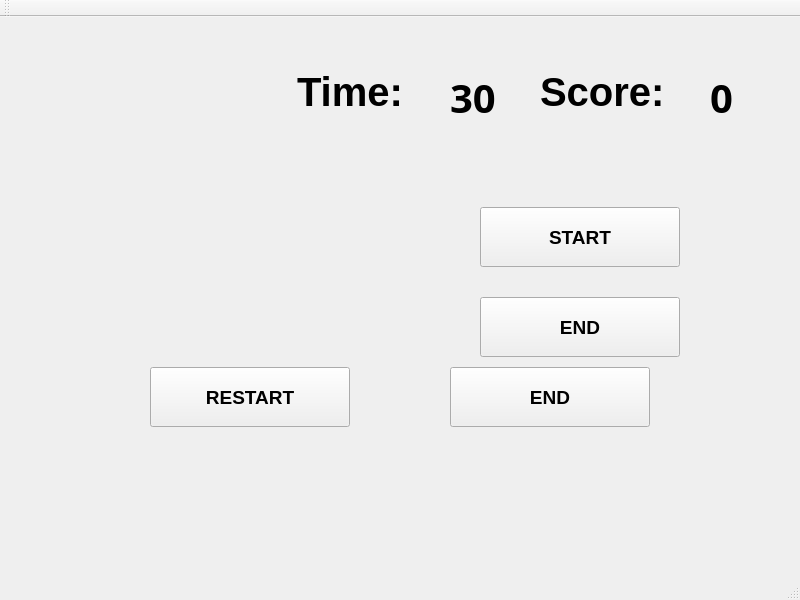
<?xml version="1.0" encoding="UTF-8"?>
<ui version="4.0">
 <class>MainWindow</class>
 <widget class="QMainWindow" name="MainWindow">
  <property name="geometry">
   <rect>
    <x>0</x>
    <y>0</y>
    <width>800</width>
    <height>600</height>
   </rect>
  </property>
  <property name="windowTitle">
   <string>MainWindow</string>
  </property>
  <widget class="QWidget" name="centralWidget">
   <widget class="QLabel" name="girl1">
    <property name="geometry">
     <rect>
      <x>800</x>
      <y>180</y>
      <width>100</width>
      <height>100</height>
     </rect>
    </property>
    <property name="text">
     <string/>
    </property>
    <property name="pixmap">
     <pixmap resource="images.qrc">:/images/girl1.png</pixmap>
    </property>
   </widget>
   <widget class="QLabel" name="boy1">
    <property name="geometry">
     <rect>
      <x>1000</x>
      <y>180</y>
      <width>100</width>
      <height>100</height>
     </rect>
    </property>
    <property name="text">
     <string/>
    </property>
    <property name="pixmap">
     <pixmap resource="images.qrc">:/images/boy1.png</pixmap>
    </property>
   </widget>
   <widget class="QLabel" name="boy2">
    <property name="geometry">
     <rect>
      <x>1100</x>
      <y>180</y>
      <width>100</width>
      <height>100</height>
     </rect>
    </property>
    <property name="text">
     <string/>
    </property>
    <property name="pixmap">
     <pixmap resource="images.qrc">:/images/boy2.png</pixmap>
    </property>
   </widget>
   <widget class="QLabel" name="playdrum">
    <property name="geometry">
     <rect>
      <x>0</x>
      <y>0</y>
      <width>800</width>
      <height>600</height>
     </rect>
    </property>
    <property name="text">
     <string/>
    </property>
    <property name="pixmap">
     <pixmap resource="img.qrc">:/img/2.png</pixmap>
    </property>
   </widget>
   <widget class="QLabel" name="mytime">
    <property name="geometry">
     <rect>
      <x>450</x>
      <y>30</y>
      <width>100</width>
      <height>100</height>
     </rect>
    </property>
    <property name="font">
     <font>
      <family>微軟正黑體</family>
      <pointsize>30</pointsize>
      <weight>75</weight>
      <bold>true</bold>
     </font>
    </property>
    <property name="text">
     <string>30</string>
    </property>
    <property name="textFormat">
     <enum>Qt::PlainText</enum>
    </property>
   </widget>
   <widget class="QLabel" name="girl1_2">
    <property name="geometry">
     <rect>
      <x>1200</x>
      <y>180</y>
      <width>100</width>
      <height>100</height>
     </rect>
    </property>
    <property name="text">
     <string/>
    </property>
    <property name="pixmap">
     <pixmap resource="images.qrc">:/images/girl1.png</pixmap>
    </property>
   </widget>
   <widget class="QLabel" name="girl2">
    <property name="geometry">
     <rect>
      <x>900</x>
      <y>180</y>
      <width>100</width>
      <height>100</height>
     </rect>
    </property>
    <property name="text">
     <string/>
    </property>
    <property name="pixmap">
     <pixmap resource="img.qrc">:/img/girl2.png</pixmap>
    </property>
   </widget>
   <widget class="QLabel" name="boy1_2">
    <property name="geometry">
     <rect>
      <x>1300</x>
      <y>180</y>
      <width>100</width>
      <height>100</height>
     </rect>
    </property>
    <property name="text">
     <string/>
    </property>
    <property name="pixmap">
     <pixmap resource="images.qrc">:/images/boy1.png</pixmap>
    </property>
   </widget>
   <widget class="QLabel" name="drum">
    <property name="geometry">
     <rect>
      <x>0</x>
      <y>-20</y>
      <width>341</width>
      <height>261</height>
     </rect>
    </property>
    <property name="text">
     <string/>
    </property>
    <property name="pixmap">
     <pixmap resource="img.qrc">:/img/drum.png</pixmap>
    </property>
   </widget>
   <widget class="QLabel" name="score">
    <property name="geometry">
     <rect>
      <x>710</x>
      <y>30</y>
      <width>100</width>
      <height>100</height>
     </rect>
    </property>
    <property name="font">
     <font>
      <family>微軟正黑體</family>
      <pointsize>30</pointsize>
      <weight>75</weight>
      <bold>true</bold>
     </font>
    </property>
    <property name="styleSheet">
     <string notr="true"/>
    </property>
    <property name="text">
     <string>0</string>
    </property>
   </widget>
   <widget class="QLabel" name="startgame">
    <property name="geometry">
     <rect>
      <x>0</x>
      <y>0</y>
      <width>800</width>
      <height>600</height>
     </rect>
    </property>
    <property name="text">
     <string/>
    </property>
    <property name="pixmap">
     <pixmap resource="img.qrc">:/img/taikostart.jpg</pixmap>
    </property>
   </widget>
   <widget class="QPushButton" name="startbutton">
    <property name="geometry">
     <rect>
      <x>480</x>
      <y>190</y>
      <width>200</width>
      <height>60</height>
     </rect>
    </property>
    <property name="font">
     <font>
      <family>Tahoma</family>
      <pointsize>14</pointsize>
      <weight>75</weight>
      <bold>true</bold>
     </font>
    </property>
    <property name="text">
     <string>START</string>
    </property>
   </widget>
   <widget class="QPushButton" name="endbutton">
    <property name="geometry">
     <rect>
      <x>480</x>
      <y>280</y>
      <width>200</width>
      <height>60</height>
     </rect>
    </property>
    <property name="font">
     <font>
      <family>Tahoma</family>
      <pointsize>14</pointsize>
      <weight>75</weight>
      <bold>true</bold>
     </font>
    </property>
    <property name="text">
     <string>END</string>
    </property>
   </widget>
   <widget class="QPushButton" name="restart">
    <property name="geometry">
     <rect>
      <x>150</x>
      <y>350</y>
      <width>200</width>
      <height>60</height>
     </rect>
    </property>
    <property name="font">
     <font>
      <family>Tahoma</family>
      <pointsize>14</pointsize>
      <weight>75</weight>
      <bold>true</bold>
     </font>
    </property>
    <property name="text">
     <string>RESTART</string>
    </property>
   </widget>
   <widget class="QPushButton" name="endgame">
    <property name="geometry">
     <rect>
      <x>450</x>
      <y>350</y>
      <width>200</width>
      <height>60</height>
     </rect>
    </property>
    <property name="font">
     <font>
      <family>Tahoma</family>
      <pointsize>14</pointsize>
      <weight>75</weight>
      <bold>true</bold>
     </font>
    </property>
    <property name="text">
     <string>END</string>
    </property>
   </widget>
   <widget class="QLabel" name="label">
    <property name="geometry">
     <rect>
      <x>297</x>
      <y>50</y>
      <width>150</width>
      <height>50</height>
     </rect>
    </property>
    <property name="font">
     <font>
      <family>Tahoma</family>
      <pointsize>30</pointsize>
      <weight>75</weight>
      <bold>true</bold>
     </font>
    </property>
    <property name="text">
     <string>Time:</string>
    </property>
   </widget>
   <widget class="QLabel" name="label_2">
    <property name="geometry">
     <rect>
      <x>540</x>
      <y>50</y>
      <width>310</width>
      <height>50</height>
     </rect>
    </property>
    <property name="font">
     <font>
      <family>Tahoma</family>
      <pointsize>30</pointsize>
      <weight>75</weight>
      <bold>true</bold>
     </font>
    </property>
    <property name="text">
     <string>Score:</string>
    </property>
   </widget>
   <widget class="QLabel" name="button1">
    <property name="geometry">
     <rect>
      <x>0</x>
      <y>150</y>
      <width>150</width>
      <height>150</height>
     </rect>
    </property>
    <property name="text">
     <string/>
    </property>
    <property name="pixmap">
     <pixmap resource="img.qrc">:/img/button1.png</pixmap>
    </property>
   </widget>
   <widget class="QLabel" name="button2">
    <property name="geometry">
     <rect>
      <x>0</x>
      <y>150</y>
      <width>150</width>
      <height>150</height>
     </rect>
    </property>
    <property name="text">
     <string/>
    </property>
    <property name="pixmap">
     <pixmap resource="img.qrc">:/img/button2.png</pixmap>
    </property>
   </widget>
   <widget class="QLabel" name="smallgirl">
    <property name="geometry">
     <rect>
      <x>180</x>
      <y>100</y>
      <width>50</width>
      <height>50</height>
     </rect>
    </property>
    <property name="text">
     <string/>
    </property>
    <property name="pixmap">
     <pixmap resource="img.qrc">:/img/smallgirl.png</pixmap>
    </property>
   </widget>
   <widget class="QLabel" name="forevergirl">
    <property name="geometry">
     <rect>
      <x>4400</x>
      <y>0</y>
      <width>107</width>
      <height>150</height>
     </rect>
    </property>
    <property name="text">
     <string/>
    </property>
    <property name="pixmap">
     <pixmap resource="img.qrc">:/img/forever.png</pixmap>
    </property>
   </widget>
   <widget class="QLabel" name="blue">
    <property name="geometry">
     <rect>
      <x>4400</x>
      <y>150</y>
      <width>800</width>
      <height>150</height>
     </rect>
    </property>
    <property name="text">
     <string/>
    </property>
    <property name="pixmap">
     <pixmap resource="img.qrc">:/img/blue.png</pixmap>
    </property>
   </widget>
   <widget class="QLabel" name="space1">
    <property name="geometry">
     <rect>
      <x>330</x>
      <y>280</y>
      <width>200</width>
      <height>50</height>
     </rect>
    </property>
    <property name="text">
     <string/>
    </property>
    <property name="pixmap">
     <pixmap resource="img.qrc">:/img/space2.png</pixmap>
    </property>
   </widget>
   <widget class="QLabel" name="space2">
    <property name="geometry">
     <rect>
      <x>330</x>
      <y>280</y>
      <width>200</width>
      <height>50</height>
     </rect>
    </property>
    <property name="text">
     <string/>
    </property>
    <property name="pixmap">
     <pixmap resource="img.qrc">:/img/space1.png</pixmap>
    </property>
   </widget>
   <widget class="QLabel" name="k1">
    <property name="geometry">
     <rect>
      <x>270</x>
      <y>280</y>
      <width>50</width>
      <height>50</height>
     </rect>
    </property>
    <property name="text">
     <string/>
    </property>
    <property name="pixmap">
     <pixmap resource="img.qrc">:/img/k1.png</pixmap>
    </property>
   </widget>
   <widget class="QLabel" name="k2">
    <property name="geometry">
     <rect>
      <x>270</x>
      <y>280</y>
      <width>50</width>
      <height>50</height>
     </rect>
    </property>
    <property name="text">
     <string/>
    </property>
    <property name="pixmap">
     <pixmap resource="img.qrc">:/img/k2.png</pixmap>
    </property>
   </widget>
   <widget class="QLabel" name="s2">
    <property name="geometry">
     <rect>
      <x>210</x>
      <y>280</y>
      <width>50</width>
      <height>50</height>
     </rect>
    </property>
    <property name="text">
     <string/>
    </property>
    <property name="pixmap">
     <pixmap resource="img.qrc">:/img/s2.png</pixmap>
    </property>
   </widget>
   <widget class="QLabel" name="s1">
    <property name="geometry">
     <rect>
      <x>210</x>
      <y>280</y>
      <width>50</width>
      <height>50</height>
     </rect>
    </property>
    <property name="text">
     <string/>
    </property>
    <property name="pixmap">
     <pixmap resource="img.qrc">:/img/s1.png</pixmap>
    </property>
   </widget>
   <widget class="QLabel" name="great">
    <property name="geometry">
     <rect>
      <x>-50</x>
      <y>250</y>
      <width>50</width>
      <height>50</height>
     </rect>
    </property>
    <property name="text">
     <string/>
    </property>
    <property name="pixmap">
     <pixmap resource="img.qrc">:/img/great.png</pixmap>
    </property>
   </widget>
   <widget class="QLabel" name="good">
    <property name="geometry">
     <rect>
      <x>-50</x>
      <y>250</y>
      <width>50</width>
      <height>50</height>
     </rect>
    </property>
    <property name="text">
     <string/>
    </property>
    <property name="pixmap">
     <pixmap resource="img.qrc">:/img/good.png</pixmap>
    </property>
   </widget>
   <widget class="QLabel" name="hithit">
    <property name="geometry">
     <rect>
      <x>800</x>
      <y>0</y>
      <width>167</width>
      <height>76</height>
     </rect>
    </property>
    <property name="text">
     <string/>
    </property>
    <property name="pixmap">
     <pixmap resource="img.qrc">:/img/rollballoon.png</pixmap>
    </property>
   </widget>
   <widget class="QLabel" name="backg">
    <property name="geometry">
     <rect>
      <x>0</x>
      <y>0</y>
      <width>800</width>
      <height>600</height>
     </rect>
    </property>
    <property name="text">
     <string/>
    </property>
    <property name="pixmap">
     <pixmap resource="img.qrc">:/img/3.png</pixmap>
    </property>
   </widget>
   <zorder>backg</zorder>
   <zorder>endgame</zorder>
   <zorder>restart</zorder>
   <zorder>playdrum</zorder>
   <zorder>score</zorder>
   <zorder>mytime</zorder>
   <zorder>label</zorder>
   <zorder>label_2</zorder>
   <zorder>boy1</zorder>
   <zorder>boy1_2</zorder>
   <zorder>boy2</zorder>
   <zorder>girl1</zorder>
   <zorder>girl1_2</zorder>
   <zorder>girl2</zorder>
   <zorder>smallgirl</zorder>
   <zorder>blue</zorder>
   <zorder>forevergirl</zorder>
   <zorder>button2</zorder>
   <zorder>button1</zorder>
   <zorder>drum</zorder>
   <zorder>space2</zorder>
   <zorder>k2</zorder>
   <zorder>s2</zorder>
   <zorder>k1</zorder>
   <zorder>s1</zorder>
   <zorder>space1</zorder>
   <zorder>great</zorder>
   <zorder>good</zorder>
   <zorder>hithit</zorder>
   <zorder>startgame</zorder>
   <zorder>startbutton</zorder>
   <zorder>endbutton</zorder>
  </widget>
  <widget class="QMenuBar" name="menuBar">
   <property name="geometry">
    <rect>
     <x>0</x>
     <y>0</y>
     <width>800</width>
     <height>25</height>
    </rect>
   </property>
  </widget>
  <widget class="QToolBar" name="mainToolBar">
   <attribute name="toolBarArea">
    <enum>TopToolBarArea</enum>
   </attribute>
   <attribute name="toolBarBreak">
    <bool>false</bool>
   </attribute>
  </widget>
  <widget class="QStatusBar" name="statusBar"/>
 </widget>
 <layoutdefault spacing="6" margin="11"/>
 <resources>
  <include location="images.qrc"/>
  <include location="img.qrc"/>
 </resources>
 <connections/>
</ui>
